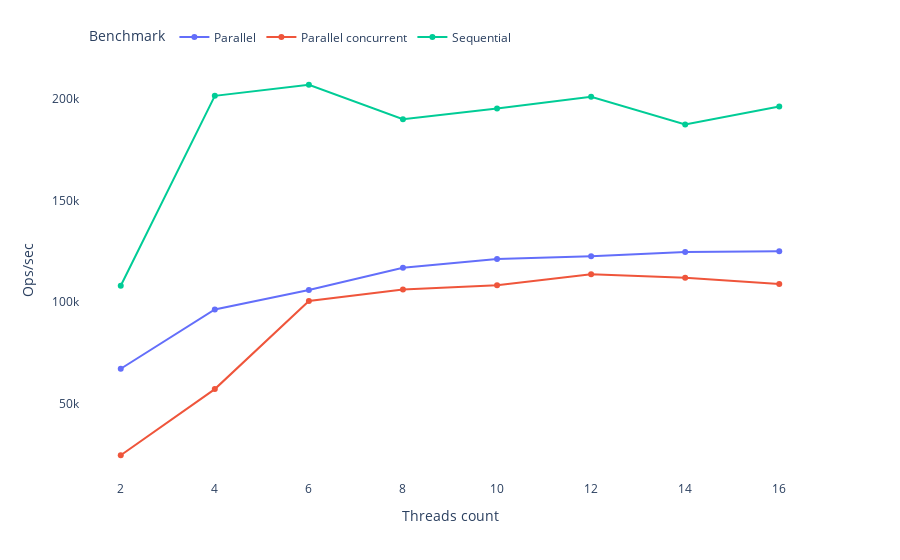

The notebook cell saved with this chart:
### Markdown cell above
# 1000 items

### Code cell
items = 1000
chart = create_chart(scores.loc[scores['size']==items])
write_chart(chart,profile,f'{benchmark}-{items}')
chart

### Figure 1 — Plotly figure (JSON) as saved in the notebook; plotly's stock layout.template omitted (floating-point values rounded to 4 significant figures)
{"data": [{"hovertemplate": "Benchmark=Parallel<br>Threads count=%{x}<br>Ops/sec=%{y}<extra></extra>", "legendgroup": "Parallel", "line": {"color": "#636efa", "dash": "solid"}, "marker": {"symbol": "circle"}, "mode": "lines+markers", "name": "Parallel", "orientation": "v", "showlegend": true, "type": "scatter", "x": [2, 4, 6, 8, 10, 12, 14, 16], "xaxis": "x", "y": [67150.0, 96340.0, 105900.0, 116800.0, 121100.0, 122500.0, 124600.0, 125000.0], "yaxis": "y"}, {"hovertemplate": "Benchmark=Parallel concurrent<br>Threads count=%{x}<br>Ops/sec=%{y}<extra></extra>", "legendgroup": "Parallel concurrent", "line": {"color": "#EF553B", "dash": "solid"}, "marker": {"symbol": "circle"}, "mode": "lines+markers", "name": "Parallel concurrent", "orientation": "v", "showlegend": true, "type": "scatter", "x": [2, 4, 6, 8, 10, 12, 14, 16], "xaxis": "x", "y": [24580.0, 57130.0, 100500.0, 106100.0, 108200.0, 113700.0, 111900.0, 108900.0], "yaxis": "y"}, {"hovertemplate": "Benchmark=Sequential<br>Threads count=%{x}<br>Ops/sec=%{y}<extra></extra>", "legendgroup": "Sequential", "line": {"color": "#00cc96", "dash": "solid"}, "marker": {"symbol": "circle"}, "mode": "lines+markers", "name": "Sequential", "orientation": "v", "showlegend": true, "type": "scatter", "x": [2, 4, 6, 8, 10, 12, 14, 16], "xaxis": "x", "y": [108000.0, 201400.0, 206900.0, 189900.0, 195300.0, 201000.0, 187300.0, 196200.0], "yaxis": "y"}], "layout": {"autosize": true, "legend": {"orientation": "h", "title": {"text": "Benchmark"}, "tracegroupgap": 0, "x": 0.01, "xanchor": "left", "y": 1.02, "yanchor": "bottom"}, "margin": {"t": 60}, "plot_bgcolor": "rgba(0, 0, 0, 0)", "xaxis": {"anchor": "y", "autorange": true, "domain": [0, 1], "dtick": 2, "range": [1.156, 16.84], "tick0": 2, "title": {"text": "Threads count"}, "type": "linear"}, "yaxis": {"anchor": "x", "autorange": true, "domain": [0, 1], "range": [10460.0, 221000.0], "title": {"text": "Ops/sec"}, "type": "linear"}}}
